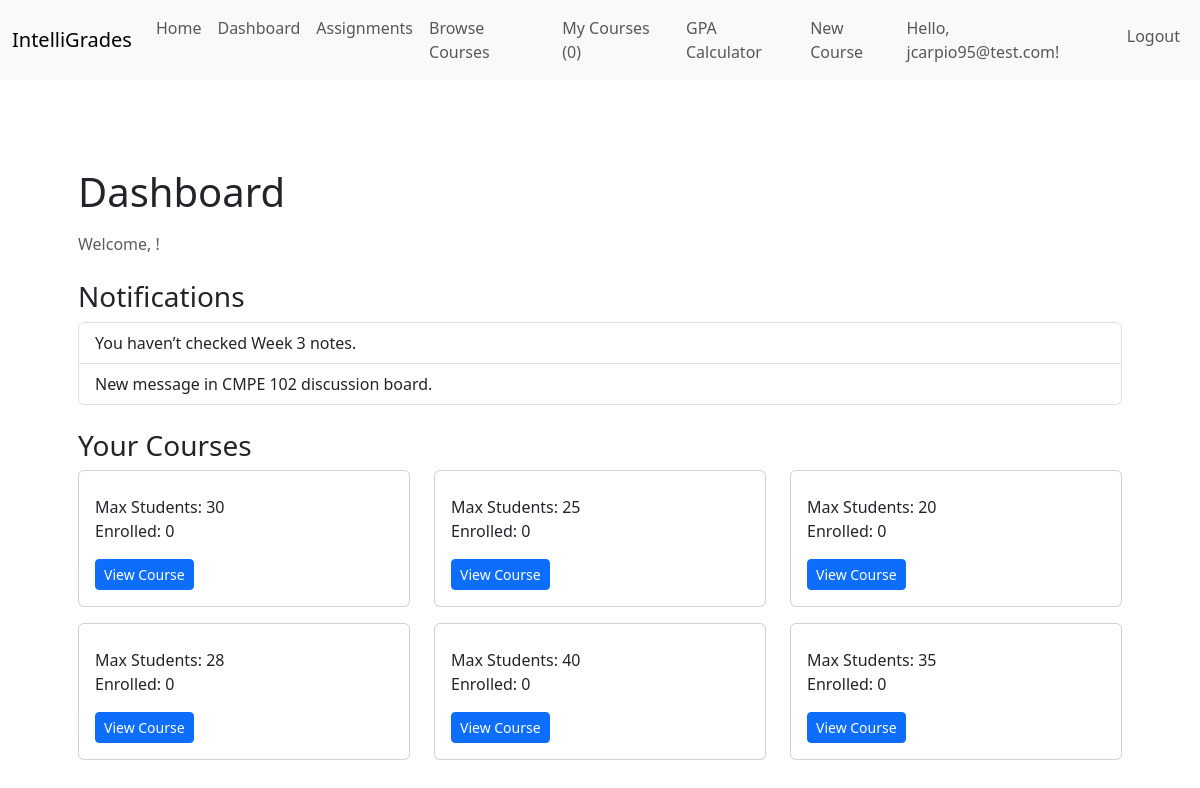
The app's page /dashboard (signed in) with its own data.
### app/models.py (models this page shows, shortened)
class User(UserMixin, db.Model):
    __tablename__ = 'users'
    id = db.Column(db.Integer, primary_key=True)
    password_hash = db.Column(db.String(255), nullable=False)
    email = db.Column(db.String(100), unique=True, nullable=False)
    avatar_url = db.Column(db.String(400), nullable=True)
    role = db.Column(db.String(32), default='student')  # role could be student | instructor | admin
    created_at = db.Column(db.DateTime, default=datetime.utcnow, nullable=False)
    courses = db.relationship('Course', secondary='enrollments', backref='students', lazy='dynamic')
    def get_enrolled_courses_count(self):
        return len(self.course_enrollments)

class Course(db.Model):
    __tablename__ = 'courses'
    id = db.Column(db.Integer, primary_key=True)
    code = db.Column(db.String(32), unique=True, nullable=False)
    title = db.Column(db.String(128), nullable=False)
    description = db.Column(db.Text)
    credits = db.Column(db.Integer, nullable=False)  # number of units/credits
    professor = db.Column(db.String(128), nullable=False)
    availability = db.Column(db.Boolean, default=True)
    format = db.Column(db.String(32), default='online')
    max_students = db.Column(db.Integer)
    created_at = db.Column(db.DateTime, default=datetime.utcnow)
    enrollments_rel = db.relationship('Enrollment', backref='course', lazy='dynamic', cascade='all,delete-orphan')
    def get_student_count(self):
        return self.enrollments_rel.count()
    assignments = db.relationship('Assignment', backref='course', lazy='dynamic', cascade='all,delete-orphan')

### app/main/routes.py (the view)
@main_bp.route('/dashboard')
@login_required
def dashboard():
    all_courses = Course.query.all()
    notifications = [
        "You haven’t checked Week 3 notes.",
        "New message in CMPE 102 discussion board."
    ]
    return render_template(
        "main/dashboard.html",
        courses=all_courses,
        notifications=notifications
    )

### app/__init__.py (called while the page is built)
@login_manager.user_loader
def load_user(user_id):
    return User.query.get(int(user_id))

### app/main/templates/main/dashboard.html (shortened to what this page needs)
{% extends "base.html" %}
{%block index%}
<div class="container mt-4">
  <h1 class="mb-3">Dashboard</h1>
  <p class="text-muted">Welcome, {{ current_user.username }}!</p>
  <h3 class="mt-4">Notifications</h3>
  {% if notifications %}
    <ul class="list-group mb-4">
      {% for note in notifications %}
        <li class="list-group-item">{{ note }}</li>
      {% endfor %}
    </ul>
  {% else %}
    <p>No new notifications.</p>
  {% endif %}
  <h3>Your Courses</h3>
  {% if courses %}
    <div class="row">
      {% for course in courses %}
        <div class="col-md-4 mb-3">
          <div class="card">
            <div class="card-body">
              <p>
                Max Students: {{ course.max_students }} <br>
                Enrolled: {{ course.get_student_count() }}
              </p>
              <a href="#" class="btn btn-sm btn-primary">View Course</a>
            </div>
          </div>
        </div>
      {% endfor %}
    </div>
  {% else %}
    <p>You are not enrolled in any courses yet.</p>
  {% endif %}
</div>
{% endblock %}

### app/templates/base.html (shortened to what this page needs)
<!DOCTYPE html>
<html lang="en">
  <head>
    <link
      rel="stylesheet"
      href="{{url_for('static', filename='styles.css')}}"
    />
    <link
      href="https://cdn.jsdelivr.net/npm/bootstrap@5.3.8/dist/css/bootstrap.min.css"
      rel="stylesheet"
    />
  </head>
  <body>
    <nav class="navbar navbar-expand-lg bg-body-tertiary">
      <div class="container-fluid">
        <a class="navbar-brand" href="{{ url_for('main.index') }}"
          >IntelliGrades</a
        >
        <div class="collapse navbar-collapse">
          <ul class="navbar-nav me-auto">
  <li class="nav-item">
    <a class="nav-link" href="{{ url_for('main.index') }}">Home</a>
  </li>
  {% if current_user.is_authenticated %}
  <li class="nav-item">
    <a class="nav-link" href="{{ url_for('main.dashboard') }}">
      Dashboard
    </a>
  </li>
   <li class="nav-item">
              <a class="nav-link" href="{{ url_for('assignments.index') }}"
                >Assignments</a
              >
            </li>
            <li class="nav-item">
    <a class="nav-link" href="{{ url_for('main.courses_list') }}">
      Browse Courses
    </a>
  </li>
  <li class="nav-item">
    <a class="nav-link" href="{{ url_for('main.my_courses') }}">
      My Courses ({{ current_user.get_enrolled_courses_count() }})
    </a>
  </li>
  <li class="nav-item">
    <a class="nav-link" href="{{ url_for('main.gpa_calculator') }}">
      GPA Calculator
    </a>
  </li>
              <li class="nav-item">
              <a class="nav-link" href="{{ url_for('main.create_course') }}"
                >New Course</a
              >
            </li>
  {% endif %}
</ul>
          <ul class="navbar-nav">
            {% if not current_user.is_authenticated %}
            <li class="nav-item">
              <a class="nav-link" href="{{ url_for('auth.login') }}">Login</a>
            </li>
            <li class="nav-item">
              <a class="nav-link" href="{{ url_for('auth.register') }}"
                >Register</a
              >
            </li>
            {% else %}
            <li class="nav-item">
              <span class="navbar-text me-3"
                >Hello, {{ current_user.email }}!</span
              >
            </li>
            <li class="nav-item">
              <a class="nav-link" href="{{ url_for('auth.logout') }}">Logout</a>
            </li>
            {% endif %}
          </ul>
        </div>
      </div>
    </nav>
    <div class="container p-4">
      <div class="container py-2">{% block body %} {% endblock %}</div>
      <div class="container py-2">{%block index%} {% endblock %}</div>
    </div>
  </body>
</html>

### app/static/styles.css (style rules this page uses)
.navbar { background-color: #3473a1; }

### records on screen
User: email "jcarpio95@test.com"
Course: max_students "30", get_student_count "0"
Course: max_students "25", get_student_count "0"
Course: max_students "20", get_student_count "0"
Course: max_students "28", get_student_count "0"
Course: max_students "40", get_student_count "0"
Course: max_students "35", get_student_count "0"

### other values on screen
{{ current_user.get_enrolled_courses_count() }} "0"
{{ note }} "You haven’t checked Week 3 notes." "New message in CMPE 102 discussion board."
